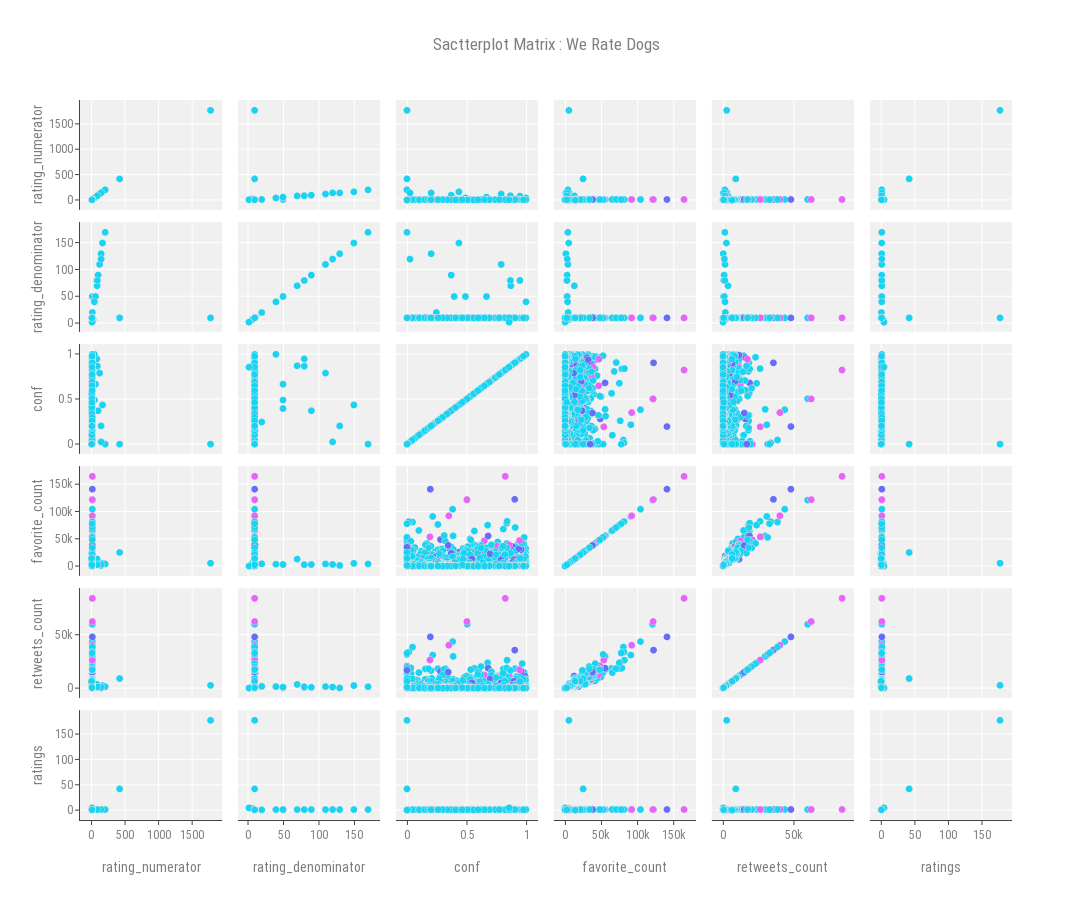

Here is the notebook cell this chart was saved with:
### Code cell
offline.iplot(fig1)

### Figure 1 — Plotly figure (JSON) as saved in the notebook; plotly's stock layout.template omitted (floating-point values rounded to 4 significant figures; data arrays with more than 128 entries replaced by an {"elided": "..."} marker saying what was removed)
{"data": [{"dimensions": [{"label": "rating_numerator", "values": {"elided": "2005 int values"}}, {"label": "rating_denominator", "values": {"elided": "2005 int values"}}, {"label": "conf", "values": {"elided": "2005 float values"}}, {"label": "favorite_count", "values": {"elided": "2005 int values"}}, {"label": "retweets_count", "values": {"elided": "2005 int values"}}, {"label": "ratings", "values": {"elided": "2005 float values"}}], "marker": {"cauto": true, "cmax": 7, "cmin": 0, "color": {"elided": "2005 int values"}, "colorscale": [[0, "#19d3f3"], [0.333, "#19d3f3"], [0.333, "#e763fa"], [0.666, "#e763fa"], [0.666, "#636efa"], [1, "#636efa"]], "line": {"color": "rgb(230, 230, 230)", "width": 0.5}, "showscale": false, "size": 7}, "text": {"elided": "2005 str values"}, "type": "splom", "uid": "dd5a4b88-d2ee-11e8-8b7a-4ccc6ad2cf77"}], "layout": {"autosize": false, "dragmode": "select", "font": {"color": "#7f7f7f", "family": "Roboto Condensed", "size": 12}, "height": 900, "hovermode": "closest", "plot_bgcolor": "rgba(240,240,240, 0.95)", "title": "Sactterplot Matrix : We Rate Dogs", "width": 1200, "xaxis": {"autorange": true, "gridcolor": "#fff", "range": [-163.1, 1939.0], "showline": true, "ticklen": 4, "type": "linear", "zeroline": false}, "xaxis2": {"autorange": true, "gridcolor": "#fff", "range": [-13.43, 185.4], "showline": true, "ticklen": 4, "type": "linear", "zeroline": false}, "xaxis3": {"autorange": true, "gridcolor": "#fff", "range": [-0.09182, 1.092], "showline": true, "ticklen": 4, "type": "linear", "zeroline": false}, "xaxis4": {"autorange": true, "gridcolor": "#fff", "range": [-15160.0, 180200.0], "showline": true, "ticklen": 4, "type": "linear", "zeroline": false}, "xaxis5": {"autorange": true, "gridcolor": "#fff", "range": [-7737.0, 92150.0], "showline": true, "ticklen": 4, "type": "linear", "zeroline": false}, "xaxis6": {"autorange": true, "gridcolor": "#fff", "range": [-16.31, 193.9], "showline": true, "ticklen": 4, "type": "linear", "zeroline": false}, "xaxis7": {"gridcolor": "#fff", "showline": true, "ticklen": 4, "zeroline": false}, "yaxis": {"autorange": true, "gridcolor": "#fff", "range": [-194.5, 1970.0], "showline": true, "ticklen": 4, "type": "linear", "zeroline": false}, "yaxis2": {"autorange": true, "gridcolor": "#fff", "range": [-16.4, 188.4], "showline": true, "ticklen": 4, "type": "linear", "zeroline": false}, "yaxis3": {"autorange": true, "gridcolor": "#fff", "range": [-0.1095, 1.109], "showline": true, "ticklen": 4, "type": "linear", "zeroline": false}, "yaxis4": {"autorange": true, "gridcolor": "#fff", "range": [-18080.0, 183200.0], "showline": true, "ticklen": 4, "type": "linear", "zeroline": false}, "yaxis5": {"autorange": true, "gridcolor": "#fff", "range": [-9229.0, 93640.0], "showline": true, "ticklen": 4, "type": "linear", "zeroline": false}, "yaxis6": {"autorange": true, "gridcolor": "#fff", "range": [-19.45, 197.0], "showline": true, "ticklen": 4, "type": "linear", "zeroline": false}, "yaxis7": {"gridcolor": "#fff", "showline": true, "ticklen": 4, "zeroline": false}}}
